Frame 1 (no input): blank canvas, image omitted
Frame 60 (no input): blank canvas, image omitted
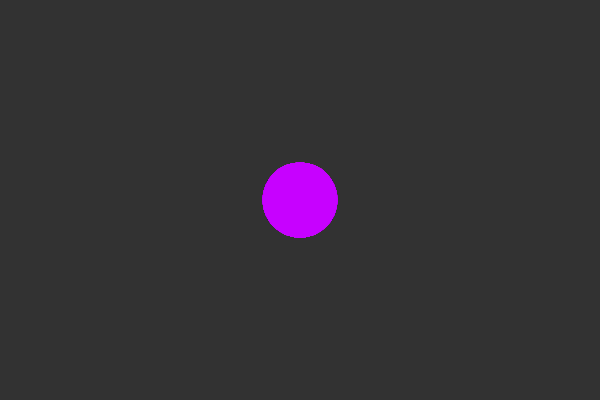
Frame 120 (the mouse pressed at the canvas centre since frame 60)

The p5.js sketch whose frames 1 and 60 were blank and that drew this single picture after the mouse press (run headless with seeded random() and noise() and a simulated clock; from frame 60 on, the mouse is pressed at the canvas centre):

// p5.js sketch
// ── sketch.js
var newWidth = 75;
var newHeight = 75;

//setup function executes once// 
function setup(){
    createCanvas(600,400);
    background(50);
}

//draw function loops forever//
function draw(){
    // background(50);
    if(mouseIsPressed){
        noStroke();
        fill(200,0,255,100);
        ellipse(mouseX,mouseY,newWidth,newHeight);    
    }
    
}
